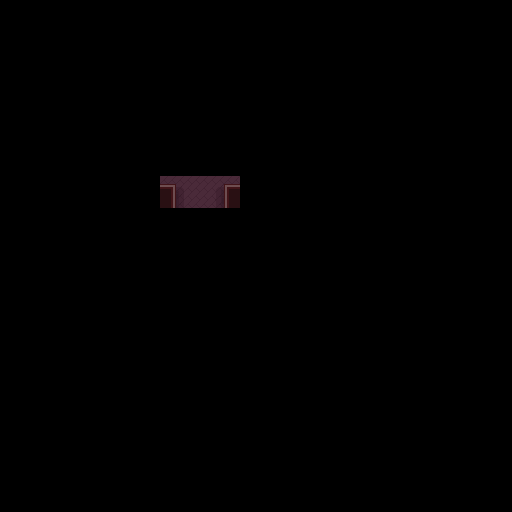

The image is a tile-based game level rendered from a .tmx file. Its description and complete source (layers, tilesets, objects, tile grids) follow:
An orthogonal 32x32 tile map with 16x16 px tiles, 3 tile layers (Back, Walls, Front), 2 tilesets.

<map version="1.10" tiledversion="1.10.2" orientation="orthogonal" renderorder="right-down" width="32" height="32" tilewidth="16" tileheight="16" infinite="0" nextlayerid="179" nextobjectid="1">
 <tileset firstgid="1" source="../../Tilesets/forge_tileset.tsx" />
 <tileset firstgid="626" source="../../Tilesets/prototype_tileset.tsx" />
 <layer id="35" name="Back" width="32" height="32">
  <data encoding="csv">
0,0,0,0,0,0,0,0,0,0,0,0,0,0,0,0,0,0,0,0,0,0,0,0,0,0,0,0,0,0,0,0,
0,0,0,0,0,0,0,0,0,0,0,0,0,0,0,0,0,0,0,0,0,0,0,0,0,0,0,0,0,0,0,0,
0,0,0,0,0,0,0,0,0,0,0,0,0,0,0,0,0,0,0,0,0,0,0,0,0,0,0,0,0,0,0,0,
0,0,0,0,0,0,0,0,0,0,0,0,0,0,0,0,0,0,0,0,0,0,0,0,0,0,0,0,0,0,0,0,
0,0,0,0,0,0,0,0,0,0,0,0,0,0,0,0,0,0,0,0,0,0,0,0,0,0,0,0,0,0,0,0,
0,0,0,0,0,0,0,0,0,0,0,0,0,0,0,0,0,0,0,0,0,0,0,0,0,0,0,0,0,0,0,0,
0,0,0,0,0,0,0,0,0,0,0,0,0,0,0,0,0,0,0,0,0,0,0,0,0,0,0,0,0,0,0,0,
0,0,0,0,0,0,0,0,0,0,0,0,0,0,0,0,0,0,0,0,0,0,0,0,0,0,0,0,0,0,0,0,
0,0,0,0,0,0,0,0,0,0,0,0,0,0,0,0,0,0,0,0,0,0,0,0,0,0,0,0,0,0,0,0,
0,0,0,0,0,0,0,0,0,0,0,0,0,0,0,0,0,0,0,0,0,0,0,0,0,0,0,0,0,0,0,0,
0,0,0,0,0,0,0,0,0,0,0,0,0,0,0,0,0,0,0,0,0,0,0,0,0,0,0,0,0,0,0,0,
0,0,0,0,0,0,0,0,0,0,228,182,203,180,228,0,0,0,0,0,0,0,0,0,0,0,0,0,0,0,0,0,
0,0,0,0,0,0,0,0,0,0,0,202,203,204,0,0,0,0,0,0,0,0,0,0,0,0,0,0,0,0,0,0,
0,0,0,0,0,0,0,0,0,0,0,0,0,0,0,0,0,0,0,0,0,0,0,0,0,0,0,0,0,0,0,0,
0,0,0,0,0,0,0,0,0,0,0,0,0,0,0,0,0,0,0,0,0,0,0,0,0,0,0,0,0,0,0,0,
0,0,0,0,0,0,0,0,0,0,0,0,0,0,0,0,0,0,0,0,0,0,0,0,0,0,0,0,0,0,0,0,
0,0,0,0,0,0,0,0,0,0,0,0,0,0,0,0,0,0,0,0,0,0,0,0,0,0,0,0,0,0,0,0,
0,0,0,0,0,0,0,0,0,0,0,0,0,0,0,0,0,0,0,0,0,0,0,0,0,0,0,0,0,0,0,0,
0,0,0,0,0,0,0,0,0,0,0,0,0,0,0,0,0,0,0,0,0,0,0,0,0,0,0,0,0,0,0,0,
0,0,0,0,0,0,0,0,0,0,0,0,0,0,0,0,0,0,0,0,0,0,0,0,0,0,0,0,0,0,0,0,
0,0,0,0,0,0,0,0,0,0,0,0,0,0,0,0,0,0,0,0,0,0,0,0,0,0,0,0,0,0,0,0,
0,0,0,0,0,0,0,0,0,0,0,0,0,0,0,0,0,0,0,0,0,0,0,0,0,0,0,0,0,0,0,0,
0,0,0,0,0,0,0,0,0,0,0,0,0,0,0,0,0,0,0,0,0,0,0,0,0,0,0,0,0,0,0,0,
0,0,0,0,0,0,0,0,0,0,0,0,0,0,0,0,0,0,0,0,0,0,0,0,0,0,0,0,0,0,0,0,
0,0,0,0,0,0,0,0,0,0,0,0,0,0,0,0,0,0,0,0,0,0,0,0,0,0,0,0,0,0,0,0,
0,0,0,0,0,0,0,0,0,0,0,0,0,0,0,0,0,0,0,0,0,0,0,0,0,0,0,0,0,0,0,0,
0,0,0,0,0,0,0,0,0,0,0,0,0,0,0,0,0,0,0,0,0,0,0,0,0,0,0,0,0,0,0,0,
0,0,0,0,0,0,0,0,0,0,0,0,0,0,0,0,0,0,0,0,0,0,0,0,0,0,0,0,0,0,0,0,
0,0,0,0,0,0,0,0,0,0,0,0,0,0,0,0,0,0,0,0,0,0,0,0,0,0,0,0,0,0,0,0,
0,0,0,0,0,0,0,0,0,0,0,0,0,0,0,0,0,0,0,0,0,0,0,0,0,0,0,0,0,0,0,0,
0,0,0,0,0,0,0,0,0,0,0,0,0,0,0,0,0,0,0,0,0,0,0,0,0,0,0,0,0,0,0,0,
0,0,0,0,0,0,0,0,0,0,0,0,0,0,0,0,0,0,0,0,0,0,0,0,0,0,0,0,0,0,0,0
</data>
 </layer>
 <layer id="177" name="Walls" width="32" height="32">
  <data encoding="csv">
0,0,0,0,0,0,0,0,0,0,0,0,0,0,0,0,0,0,0,0,0,0,0,0,0,0,0,0,0,0,0,0,
0,0,0,0,0,0,0,0,0,0,0,0,0,0,0,0,0,0,0,0,0,0,0,0,0,0,0,0,0,0,0,0,
0,0,0,0,0,0,0,0,0,0,0,0,0,0,0,0,0,0,0,0,0,0,0,0,0,0,0,0,0,0,0,0,
0,0,0,0,0,0,0,0,0,0,0,0,0,0,0,0,0,0,0,0,0,0,0,0,0,0,0,0,0,0,0,0,
0,0,0,0,0,0,0,0,0,0,0,0,0,0,0,0,0,0,0,0,0,0,0,0,0,0,0,0,0,0,0,0,
0,0,0,0,0,0,0,0,0,0,0,0,0,0,0,0,0,0,0,0,0,0,0,0,0,0,0,0,0,0,0,0,
0,0,0,0,0,0,0,0,0,0,0,0,0,0,0,0,0,0,0,0,0,0,0,0,0,0,0,0,0,0,0,0,
0,0,0,0,0,0,0,0,0,0,0,0,0,0,0,0,0,0,0,0,0,0,0,0,0,0,0,0,0,0,0,0,
0,0,0,0,0,0,0,0,0,0,0,0,0,0,0,0,0,0,0,0,0,0,0,0,0,0,0,0,0,0,0,0,
0,0,0,0,0,0,0,0,0,0,0,0,0,0,0,0,0,0,0,0,0,0,0,0,0,0,0,0,0,0,0,0,
0,0,0,0,0,0,0,0,0,0,0,0,0,0,0,0,0,0,0,0,0,0,0,0,0,0,0,0,0,0,0,0,
0,0,0,0,0,0,0,0,0,0,0,0,0,0,0,0,0,0,0,0,0,0,0,0,0,0,0,0,0,0,0,0,
0,0,0,0,0,0,0,0,0,0,55,0,0,0,51,0,0,0,0,0,0,0,0,0,0,0,0,0,0,0,0,0,
0,0,0,0,0,0,0,0,0,0,0,0,0,0,0,0,0,0,0,0,0,0,0,0,0,0,0,0,0,0,0,0,
0,0,0,0,0,0,0,0,0,0,0,0,0,0,0,0,0,0,0,0,0,0,0,0,0,0,0,0,0,0,0,0,
0,0,0,0,0,0,0,0,0,0,0,0,0,0,0,0,0,0,0,0,0,0,0,0,0,0,0,0,0,0,0,0,
0,0,0,0,0,0,0,0,0,0,0,0,0,0,0,0,0,0,0,0,0,0,0,0,0,0,0,0,0,0,0,0,
0,0,0,0,0,0,0,0,0,0,0,0,0,0,0,0,0,0,0,0,0,0,0,0,0,0,0,0,0,0,0,0,
0,0,0,0,0,0,0,0,0,0,0,0,0,0,0,0,0,0,0,0,0,0,0,0,0,0,0,0,0,0,0,0,
0,0,0,0,0,0,0,0,0,0,0,0,0,0,0,0,0,0,0,0,0,0,0,0,0,0,0,0,0,0,0,0,
0,0,0,0,0,0,0,0,0,0,0,0,0,0,0,0,0,0,0,0,0,0,0,0,0,0,0,0,0,0,0,0,
0,0,0,0,0,0,0,0,0,0,0,0,0,0,0,0,0,0,0,0,0,0,0,0,0,0,0,0,0,0,0,0,
0,0,0,0,0,0,0,0,0,0,0,0,0,0,0,0,0,0,0,0,0,0,0,0,0,0,0,0,0,0,0,0,
0,0,0,0,0,0,0,0,0,0,0,0,0,0,0,0,0,0,0,0,0,0,0,0,0,0,0,0,0,0,0,0,
0,0,0,0,0,0,0,0,0,0,0,0,0,0,0,0,0,0,0,0,0,0,0,0,0,0,0,0,0,0,0,0,
0,0,0,0,0,0,0,0,0,0,0,0,0,0,0,0,0,0,0,0,0,0,0,0,0,0,0,0,0,0,0,0,
0,0,0,0,0,0,0,0,0,0,0,0,0,0,0,0,0,0,0,0,0,0,0,0,0,0,0,0,0,0,0,0,
0,0,0,0,0,0,0,0,0,0,0,0,0,0,0,0,0,0,0,0,0,0,0,0,0,0,0,0,0,0,0,0,
0,0,0,0,0,0,0,0,0,0,0,0,0,0,0,0,0,0,0,0,0,0,0,0,0,0,0,0,0,0,0,0,
0,0,0,0,0,0,0,0,0,0,0,0,0,0,0,0,0,0,0,0,0,0,0,0,0,0,0,0,0,0,0,0,
0,0,0,0,0,0,0,0,0,0,0,0,0,0,0,0,0,0,0,0,0,0,0,0,0,0,0,0,0,0,0,0,
0,0,0,0,0,0,0,0,0,0,0,0,0,0,0,0,0,0,0,0,0,0,0,0,0,0,0,0,0,0,0,0
</data>
 </layer>
 <layer id="178" name="Front" width="32" height="32">
  <data encoding="csv">
0,0,0,0,0,0,0,0,0,0,0,0,0,0,0,0,0,0,0,0,0,0,0,0,0,0,0,0,0,0,0,0,
0,0,0,0,0,0,0,0,0,0,0,0,0,0,0,0,0,0,0,0,0,0,0,0,0,0,0,0,0,0,0,0,
0,0,0,0,0,0,0,0,0,0,0,0,0,0,0,0,0,0,0,0,0,0,0,0,0,0,0,0,0,0,0,0,
0,0,0,0,0,0,0,0,0,0,0,0,0,0,0,0,0,0,0,0,0,0,0,0,0,0,0,0,0,0,0,0,
0,0,0,0,0,0,0,0,0,0,0,0,0,0,0,0,0,0,0,0,0,0,0,0,0,0,0,0,0,0,0,0,
0,0,0,0,0,0,0,0,0,0,0,0,0,0,0,0,0,0,0,0,0,0,0,0,0,0,0,0,0,0,0,0,
0,0,0,0,0,0,0,0,0,0,0,0,0,0,0,0,0,0,0,0,0,0,0,0,0,0,0,0,0,0,0,0,
0,0,0,0,0,0,0,0,0,0,0,0,0,0,0,0,0,0,0,0,0,0,0,0,0,0,0,0,0,0,0,0,
0,0,0,0,0,0,0,0,0,0,0,0,0,0,0,0,0,0,0,0,0,0,0,0,0,0,0,0,0,0,0,0,
0,0,0,0,0,0,0,0,0,0,0,0,0,0,0,0,0,0,0,0,0,0,0,0,0,0,0,0,0,0,0,0,
0,0,0,0,0,0,0,0,0,0,0,0,0,0,0,0,0,0,0,0,0,0,0,0,0,0,0,0,0,0,0,0,
0,0,0,0,0,0,0,0,0,0,30,0,0,0,26,0,0,0,0,0,0,0,0,0,0,0,0,0,0,0,0,0,
0,0,0,0,0,0,0,0,0,0,0,0,0,0,0,0,0,0,0,0,0,0,0,0,0,0,0,0,0,0,0,0,
0,0,0,0,0,0,0,0,0,0,0,0,0,0,0,0,0,0,0,0,0,0,0,0,0,0,0,0,0,0,0,0,
0,0,0,0,0,0,0,0,0,0,0,0,0,0,0,0,0,0,0,0,0,0,0,0,0,0,0,0,0,0,0,0,
0,0,0,0,0,0,0,0,0,0,0,0,0,0,0,0,0,0,0,0,0,0,0,0,0,0,0,0,0,0,0,0,
0,0,0,0,0,0,0,0,0,0,0,0,0,0,0,0,0,0,0,0,0,0,0,0,0,0,0,0,0,0,0,0,
0,0,0,0,0,0,0,0,0,0,0,0,0,0,0,0,0,0,0,0,0,0,0,0,0,0,0,0,0,0,0,0,
0,0,0,0,0,0,0,0,0,0,0,0,0,0,0,0,0,0,0,0,0,0,0,0,0,0,0,0,0,0,0,0,
0,0,0,0,0,0,0,0,0,0,0,0,0,0,0,0,0,0,0,0,0,0,0,0,0,0,0,0,0,0,0,0,
0,0,0,0,0,0,0,0,0,0,0,0,0,0,0,0,0,0,0,0,0,0,0,0,0,0,0,0,0,0,0,0,
0,0,0,0,0,0,0,0,0,0,0,0,0,0,0,0,0,0,0,0,0,0,0,0,0,0,0,0,0,0,0,0,
0,0,0,0,0,0,0,0,0,0,0,0,0,0,0,0,0,0,0,0,0,0,0,0,0,0,0,0,0,0,0,0,
0,0,0,0,0,0,0,0,0,0,0,0,0,0,0,0,0,0,0,0,0,0,0,0,0,0,0,0,0,0,0,0,
0,0,0,0,0,0,0,0,0,0,0,0,0,0,0,0,0,0,0,0,0,0,0,0,0,0,0,0,0,0,0,0,
0,0,0,0,0,0,0,0,0,0,0,0,0,0,0,0,0,0,0,0,0,0,0,0,0,0,0,0,0,0,0,0,
0,0,0,0,0,0,0,0,0,0,0,0,0,0,0,0,0,0,0,0,0,0,0,0,0,0,0,0,0,0,0,0,
0,0,0,0,0,0,0,0,0,0,0,0,0,0,0,0,0,0,0,0,0,0,0,0,0,0,0,0,0,0,0,0,
0,0,0,0,0,0,0,0,0,0,0,0,0,0,0,0,0,0,0,0,0,0,0,0,0,0,0,0,0,0,0,0,
0,0,0,0,0,0,0,0,0,0,0,0,0,0,0,0,0,0,0,0,0,0,0,0,0,0,0,0,0,0,0,0,
0,0,0,0,0,0,0,0,0,0,0,0,0,0,0,0,0,0,0,0,0,0,0,0,0,0,0,0,0,0,0,0,
0,0,0,0,0,0,0,0,0,0,0,0,0,0,0,0,0,0,0,0,0,0,0,0,0,0,0,0,0,0,0,0
</data>
 </layer>
</map>
